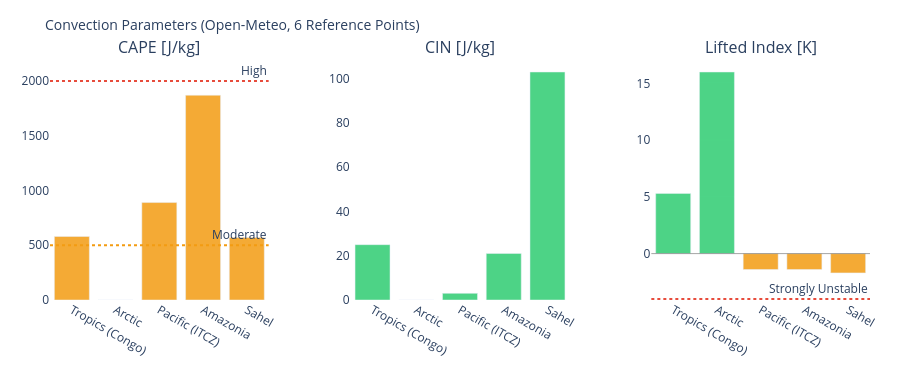

Notebook code cell kept with this figure:
### Markdown cell above
---
## 3. Visualizations

### Code cell
# ============================================================
# CAPE / CIN / LIFTED INDEX – Convection potential
# ============================================================

if not df_atm.empty:
    fig = make_subplots(
        rows=1, cols=3,
        subplot_titles=['CAPE [J/kg]', 'CIN [J/kg]', 'Lifted Index [K]'],
        horizontal_spacing=0.1
    )
    pts = df_atm['point'].tolist()
    pt_colors = ['#E85D24','#185FA5','#888780','#378ADD','#639922','#F2A623']

    # CAPE – höher = mehr Gewitterpotential
    cape_vals = df_atm['cape'].fillna(0).tolist()
    cape_colors = ['#e74c3c' if v > 2000 else '#f39c12' if v > 500 else '#2ecc71'
                   for v in cape_vals]
    fig.add_trace(go.Bar(x=pts, y=cape_vals, marker_color=cape_colors,
                         opacity=0.85, showlegend=False), row=1, col=1)
    fig.add_hline(y=2000, line_dash='dot', line_color='#e74c3c',
                  annotation_text='High', row=1, col=1)
    fig.add_hline(y=500,  line_dash='dot', line_color='#f39c12',
                  annotation_text='Moderate', row=1, col=1)

    # CIN – negativer = stärker gedeckelt (weniger Auslöse)
    cin_vals = df_atm['cin'].fillna(0).tolist()
    cin_colors = ['#e74c3c' if v < -200 else '#f39c12' if v < -50 else '#2ecc71'
                  for v in cin_vals]
    fig.add_trace(go.Bar(x=pts, y=cin_vals, marker_color=cin_colors,
                         opacity=0.85, showlegend=False), row=1, col=2)

    # Lifted Index – negativ = instabil
    li_vals = df_atm['li'].fillna(0).tolist()
    li_colors = ['#e74c3c' if v < -4 else '#f39c12' if v < 0 else '#2ecc71'
                 for v in li_vals]
    fig.add_trace(go.Bar(x=pts, y=li_vals, marker_color=li_colors,
                         opacity=0.85, showlegend=False), row=1, col=3)
    fig.add_hline(y=0, line_color='gray', line_width=0.7, row=1, col=3)
    fig.add_hline(y=-4, line_dash='dot', line_color='#e74c3c',
                  annotation_text='Strongly Unstable', row=1, col=3)

    fig.update_layout(
        title=dict(text='Convection Parameters (Open-Meteo, 6 Reference Points)', font=dict(size=14)),
        height=380, plot_bgcolor='rgba(0,0,0,0)', paper_bgcolor='rgba(0,0,0,0)',
        margin=dict(l=50, r=30, t=60, b=80)
    )
    fig.update_xaxes(tickangle=30)
    fig.show()

### Figure 1 — Plotly figure (JSON) as saved in the notebook; plotly's stock layout.template omitted (floating-point values rounded to 4 significant figures)
{"data": [{"marker": {"color": ["#f39c12", "#2ecc71", "#f39c12", "#f39c12", "#f39c12"]}, "opacity": 0.85, "showlegend": false, "type": "bar", "x": ["Tropics (Congo)", "Arctic", "Pacific (ITCZ)", "Amazonia", "Sahel"], "xaxis": "x", "y": [580.0, 0.0, 890.0, 1870.0, 570.0], "yaxis": "y"}, {"marker": {"color": ["#2ecc71", "#2ecc71", "#2ecc71", "#2ecc71", "#2ecc71"]}, "opacity": 0.85, "showlegend": false, "type": "bar", "x": ["Tropics (Congo)", "Arctic", "Pacific (ITCZ)", "Amazonia", "Sahel"], "xaxis": "x2", "y": [25.0, 0.0, 3.0, 21.0, 103.0], "yaxis": "y2"}, {"marker": {"color": ["#2ecc71", "#2ecc71", "#f39c12", "#f39c12", "#f39c12"]}, "opacity": 0.85, "showlegend": false, "type": "bar", "x": ["Tropics (Congo)", "Arctic", "Pacific (ITCZ)", "Amazonia", "Sahel"], "xaxis": "x3", "y": [5.3, 16.0, -1.4, -1.4, -1.7], "yaxis": "y3"}], "layout": {"annotations": [{"font": {"size": 16}, "showarrow": false, "text": "CAPE [J/kg]", "x": 0.1333, "xanchor": "center", "xref": "paper", "y": 1.0, "yanchor": "bottom", "yref": "paper"}, {"font": {"size": 16}, "showarrow": false, "text": "CIN [J/kg]", "x": 0.5, "xanchor": "center", "xref": "paper", "y": 1.0, "yanchor": "bottom", "yref": "paper"}, {"font": {"size": 16}, "showarrow": false, "text": "Lifted Index [K]", "x": 0.8667, "xanchor": "center", "xref": "paper", "y": 1.0, "yanchor": "bottom", "yref": "paper"}, {"showarrow": false, "text": "High", "x": 1, "xanchor": "right", "xref": "x domain", "y": 2000, "yanchor": "bottom", "yref": "y"}, {"showarrow": false, "text": "Moderate", "x": 1, "xanchor": "right", "xref": "x domain", "y": 500, "yanchor": "bottom", "yref": "y"}, {"showarrow": false, "text": "Strongly Unstable", "x": 1, "xanchor": "right", "xref": "x3 domain", "y": -4, "yanchor": "bottom", "yref": "y3"}], "height": 380, "margin": {"b": 80, "l": 50, "r": 30, "t": 60}, "paper_bgcolor": "rgba(0,0,0,0)", "plot_bgcolor": "rgba(0,0,0,0)", "shapes": [{"line": {"color": "#e74c3c", "dash": "dot"}, "type": "line", "x0": 0, "x1": 1, "xref": "x domain", "y0": 2000, "y1": 2000, "yref": "y"}, {"line": {"color": "#f39c12", "dash": "dot"}, "type": "line", "x0": 0, "x1": 1, "xref": "x domain", "y0": 500, "y1": 500, "yref": "y"}, {"line": {"color": "gray", "width": 0.7}, "type": "line", "x0": 0, "x1": 1, "xref": "x3 domain", "y0": 0, "y1": 0, "yref": "y3"}, {"line": {"color": "#e74c3c", "dash": "dot"}, "type": "line", "x0": 0, "x1": 1, "xref": "x3 domain", "y0": -4, "y1": -4, "yref": "y3"}], "title": {"font": {"size": 14}, "text": "Convection Parameters (Open-Meteo, 6 Reference Points)"}, "xaxis": {"anchor": "y", "domain": [0.0, 0.2667], "tickangle": 30}, "xaxis2": {"anchor": "y2", "domain": [0.3667, 0.6333], "tickangle": 30}, "xaxis3": {"anchor": "y3", "domain": [0.7333, 1.0], "tickangle": 30}, "yaxis": {"anchor": "x", "domain": [0.0, 1.0]}, "yaxis2": {"anchor": "x2", "domain": [0.0, 1.0]}, "yaxis3": {"anchor": "x3", "domain": [0.0, 1.0]}}}
